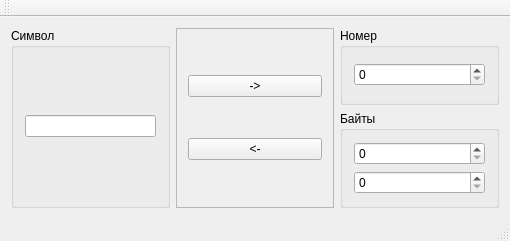
<?xml version="1.0" encoding="UTF-8"?>
<ui version="4.0">
 <class>MainWindow</class>
 <widget class="QMainWindow" name="MainWindow">
  <property name="geometry">
   <rect>
    <x>0</x>
    <y>0</y>
    <width>510</width>
    <height>241</height>
   </rect>
  </property>
  <property name="sizePolicy">
   <sizepolicy hsizetype="Preferred" vsizetype="Preferred">
    <horstretch>0</horstretch>
    <verstretch>0</verstretch>
   </sizepolicy>
  </property>
  <property name="windowTitle">
   <string>utf-8 converter</string>
  </property>
  <widget class="QWidget" name="centralWidget">
   <layout class="QGridLayout" name="gridLayout_2">
    <item row="0" column="1" rowspan="2">
     <widget class="QFrame" name="frame">
      <property name="frameShape">
       <enum>QFrame::StyledPanel</enum>
      </property>
      <property name="frameShadow">
       <enum>QFrame::Raised</enum>
      </property>
      <layout class="QGridLayout" name="gridLayout_4">
       <item row="0" column="0">
        <widget class="QPushButton" name="pushButton">
         <property name="text">
          <string>-&gt;</string>
         </property>
        </widget>
       </item>
       <item row="1" column="0">
        <widget class="QPushButton" name="pushButton_2">
         <property name="text">
          <string>&lt;-</string>
         </property>
        </widget>
       </item>
      </layout>
     </widget>
    </item>
    <item row="0" column="0" rowspan="2">
     <widget class="QGroupBox" name="groupBox">
      <property name="title">
       <string>Символ</string>
      </property>
      <layout class="QGridLayout" name="gridLayout_3">
       <item row="0" column="0">
        <widget class="QLineEdit" name="lineEdit">
         <property name="sizePolicy">
          <sizepolicy hsizetype="Preferred" vsizetype="Fixed">
           <horstretch>0</horstretch>
           <verstretch>0</verstretch>
          </sizepolicy>
         </property>
        </widget>
       </item>
      </layout>
     </widget>
    </item>
    <item row="1" column="2">
     <widget class="QGroupBox" name="groupBox_3">
      <property name="title">
       <string>Байты</string>
      </property>
      <layout class="QGridLayout" name="gridLayout_5">
       <item row="0" column="0">
        <widget class="QSpinBox" name="spinBox_2">
         <property name="maximum">
          <number>100000</number>
         </property>
        </widget>
       </item>
       <item row="1" column="0">
        <widget class="QSpinBox" name="spinBox_3">
         <property name="maximum">
          <number>100000</number>
         </property>
        </widget>
       </item>
      </layout>
     </widget>
    </item>
    <item row="0" column="2">
     <widget class="QGroupBox" name="groupBox_2">
      <property name="title">
       <string>Номер</string>
      </property>
      <layout class="QGridLayout" name="gridLayout">
       <item row="0" column="0">
        <widget class="QSpinBox" name="spinBox">
         <property name="maximum">
          <number>1000000</number>
         </property>
        </widget>
       </item>
      </layout>
     </widget>
    </item>
   </layout>
  </widget>
  <widget class="QMenuBar" name="menuBar">
   <property name="geometry">
    <rect>
     <x>0</x>
     <y>0</y>
     <width>510</width>
     <height>21</height>
    </rect>
   </property>
  </widget>
  <widget class="QToolBar" name="mainToolBar">
   <attribute name="toolBarArea">
    <enum>TopToolBarArea</enum>
   </attribute>
   <attribute name="toolBarBreak">
    <bool>false</bool>
   </attribute>
  </widget>
  <widget class="QStatusBar" name="statusBar"/>
 </widget>
 <layoutdefault spacing="6" margin="11"/>
 <resources/>
 <connections/>
</ui>
